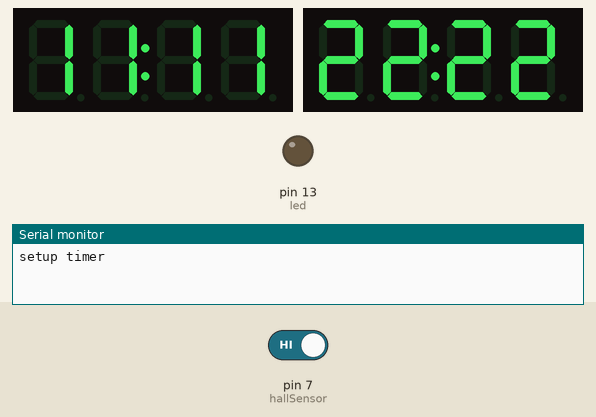
This sketch was run on a simulated Arduino Uno, built with avr-gcc and run on an emulated ATmega328P. Shown: 2 × 4-digit seven-segment display, output pins drawn as LEDs (lit = HIGH), the last lines printed to the serial monitor. The inputs (shaded band) are chosen by the test bench; at power-on: pin 7 (hallSensor) HIGH.

Above: at 1.2 s.
1.3 s: pin 7 (hallSensor) driven LOW
At 1.46 s:
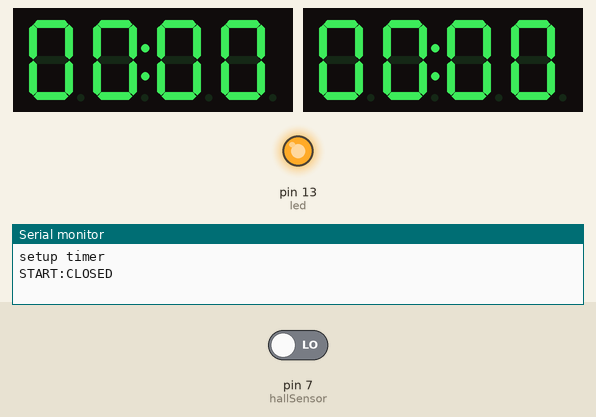
At 2.07 s:
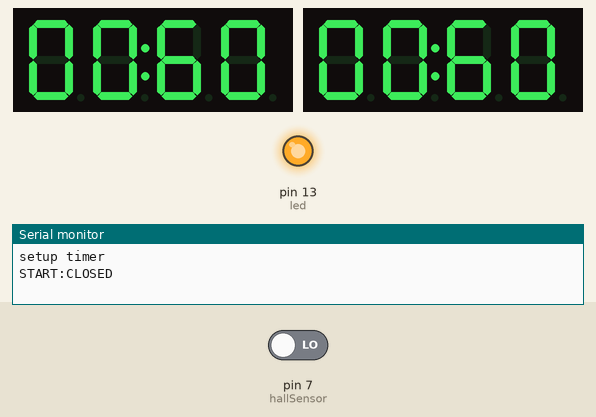
Timing chart, 0 to 4.3 s (numbered marks = the images above; inputs shaded):
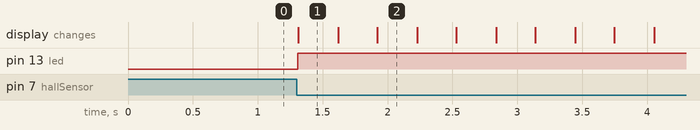

Measured:
- after the input at 1.3 s, pin 13 (led): LOW → HIGH at once; the display: changes at once (image 1)

The sketch:

timer.ino
```cpp
#include <Wire.h>
#include <Adafruit_GFX.h>
#include <Adafruit_LEDBackpack.h>

Adafruit_7segment matrix = Adafruit_7segment();
Adafruit_7segment matrix2 = Adafruit_7segment();

unsigned long startMillis;
unsigned long elapsedMillis = 0;
unsigned long racer1Time = 0;
unsigned long racer2Time = 0;

int hallSensor = 7; // Hall effect sensor signals start of race
int led = 13; // LED displays when hall effect sensor is triggered

bool started = false;
bool racer1Finished = false;
bool racer2Finished = false;

String serialBuffer = "";

void displayTime(Adafruit_7segment &display, unsigned long timeValue) {
  // timeValue is in hundredths of a second
  // Format: SS.TH (seconds.tenths+hundredths)
  // Display up to 99.99 seconds
  unsigned long tensOfSeconds = (timeValue / 1000) % 10;
  unsigned long seconds = (timeValue / 100) % 10;
  unsigned long tenths = (timeValue / 10) % 10;
  unsigned long hundredths = timeValue % 10;

  display.writeDigitNum(0, tensOfSeconds);
  display.writeDigitNum(1, seconds);
  display.writeDigitRaw(2, 0x02); // colon as separator (both dots)
  display.writeDigitNum(3, tenths);
  display.writeDigitNum(4, hundredths);
  display.writeDisplay();
}

void setup() {
  Serial.begin(9600);
  Serial.println("setup timer");
  matrix.begin(0x74);  // Address jumper set to 4
  matrix2.begin(0x75); // Address jumper set to 5

  pinMode(led, OUTPUT); //define LED as a output port
  pinMode(hallSensor, INPUT_PULLUP); //define hall sensor with internal pullup

  displayTime(matrix, 1111);
  displayTime(matrix2, 2222);
}

void loop() {
  // Check serial port for finish times from camera
  // Expected format: "1:XXXX" or "2:XXXX" where XXXX is time in hundredths
  // Or "0" to reset
  if (Serial.available() > 0) {
    char inByte = Serial.read();

    if (inByte == '\n' || inByte == '\r') {
      if (serialBuffer.length() > 0) {
        if (serialBuffer == "reset") {
          // Reset for next race
          started = false;
          elapsedMillis = 0;
          racer1Finished = false;
          racer2Finished = false;
          racer1Time = 0;
          racer2Time = 0;
          matrix.clear();
          matrix.writeDisplay();
          matrix2.clear();
          matrix2.writeDisplay();
        } else if(serialBuffer == "go") {
          started = true;
          startMillis = millis();
        } else if (serialBuffer.startsWith("1:")) {
          // Racer 1 finished, parse time
          racer1Time = serialBuffer.substring(2).toInt();
          racer1Finished = true;
        } else if (serialBuffer.startsWith("2:")) {
          // Racer 2 finished, parse time
          racer2Time = serialBuffer.substring(2).toInt();
          racer2Finished = true;
        }
        serialBuffer = "";
      }
    } else {
      serialBuffer += inByte;
    }
  }

  // Hall effect sensor on switch starts race
  if (digitalRead(hallSensor) == LOW) {
    if (!started) {
      Serial.println("START:CLOSED"); // Send message to camera system
      started = true;
      startMillis = millis();
    }
    digitalWrite(led, HIGH);
  } else {
    digitalWrite(led, LOW);
  }

  // use internal time once race has started
  if (started) {
    elapsedMillis = (millis() - startMillis) / 10; // display hundredths of a second
  }

  // Control LED displays
  if (racer1Finished) {
    // Display official finish time from camera
    displayTime(matrix, racer1Time);
  } else if (started) {
    // Display elapsed time
    displayTime(matrix, elapsedMillis);
  }

  if (racer2Finished) {
    // Display official finish time from camera
    displayTime(matrix2, racer2Time);
  } else if (started) {
    // Display elapsed time
    displayTime(matrix2, elapsedMillis);
  }

  delay(10);

}
```
